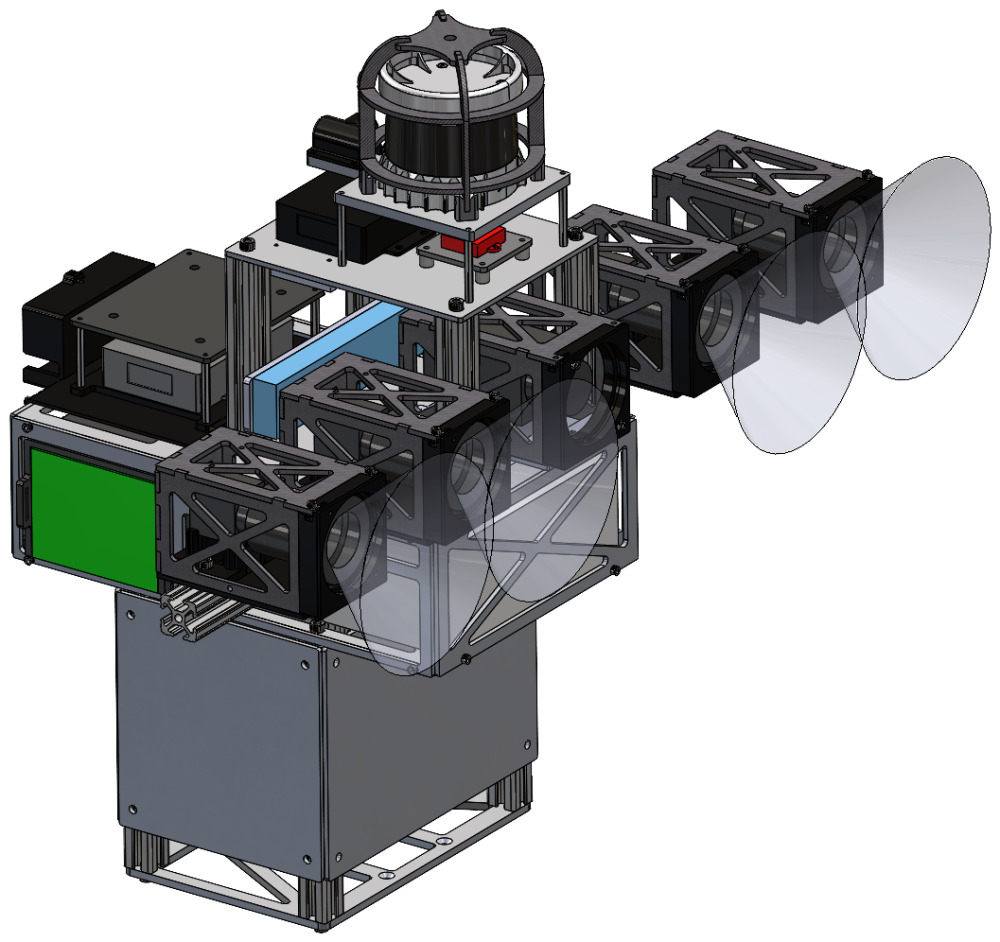
#> input picture assets/hw_cad.png, 1000 x 942 px; its folder holds only this picture in this run
$ python -i perception_utils.py   (imports and definitions only)   (older library calls are emulated)
#> lines starting #> are read from the running program, lines starting #| are printed output that depends on the picture
#> further down, picture is the input picture: shape (942, 1000, 3); mean B, G, R 175.4, 175, 172.9
"""
Utilities for the semantic-segmentation GT pipeline: calibration loading (left
undistort+rectify maps), LiDAR→left-image frame indexing, CLAHE, bag discovery,
the resume check, and H5 dataset creation.
"""
import os

import numpy as np
import cv2
import h5py
import hdf5plugin

# Cityscapes 19 classes
CS_CLASSES = [
    "road", "sidewalk", "building", "wall", "fence", "pole",
    "traffic light", "traffic sign", "vegetation", "terrain",
    "sky", "person", "rider", "car", "truck", "bus",
    "train", "motorcycle", "bicycle",
]


# [7 lines left out: function nearest_idx, not called in this run]


def apply_clahe(img_bgr, clip=2.0, grid=8):
    """CLAHE contrast normalization"""
#> called with clip = 2, grid = 8
    lab = cv2.cvtColor(img_bgr, cv2.COLOR_BGR2LAB)
#> lab: shape (942, 1000, 3); mean of channels 0, 1, 2 177.1, 127.6, 127.5
    l, a, b = cv2.split(lab)
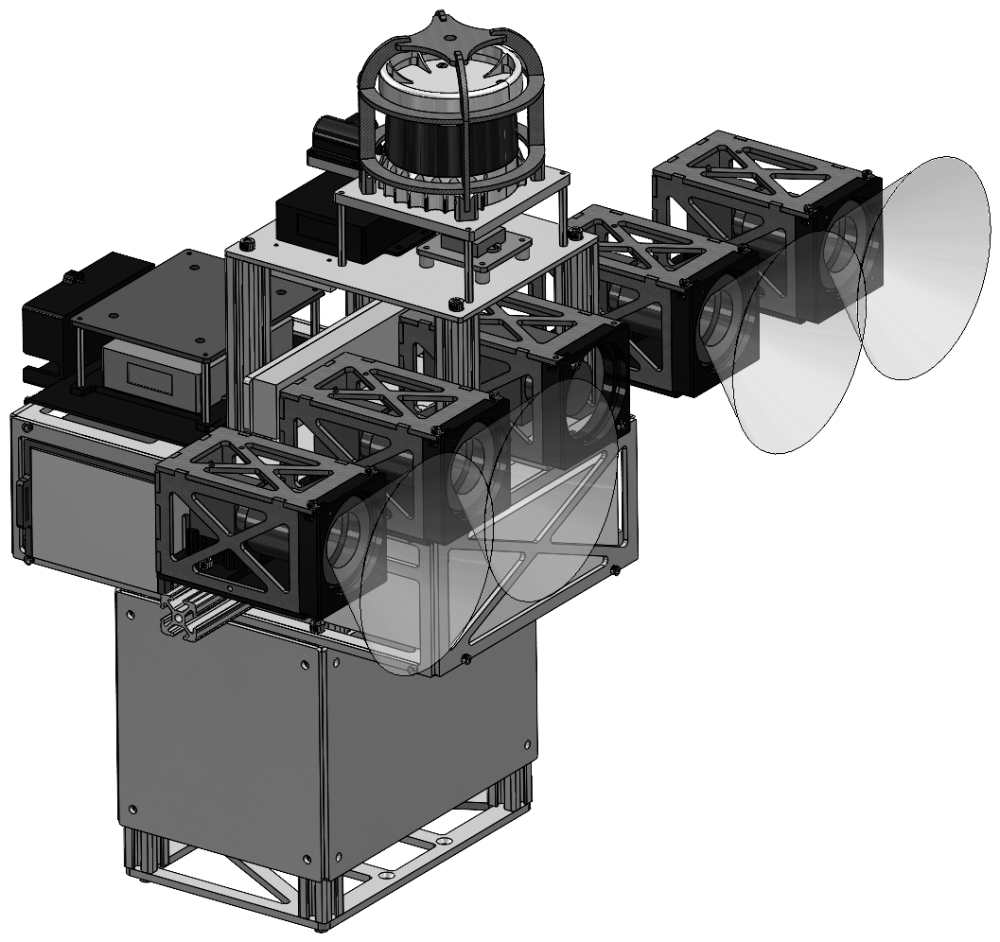
#> l: shape (942, 1000); min 0, max 255, mean 177.1
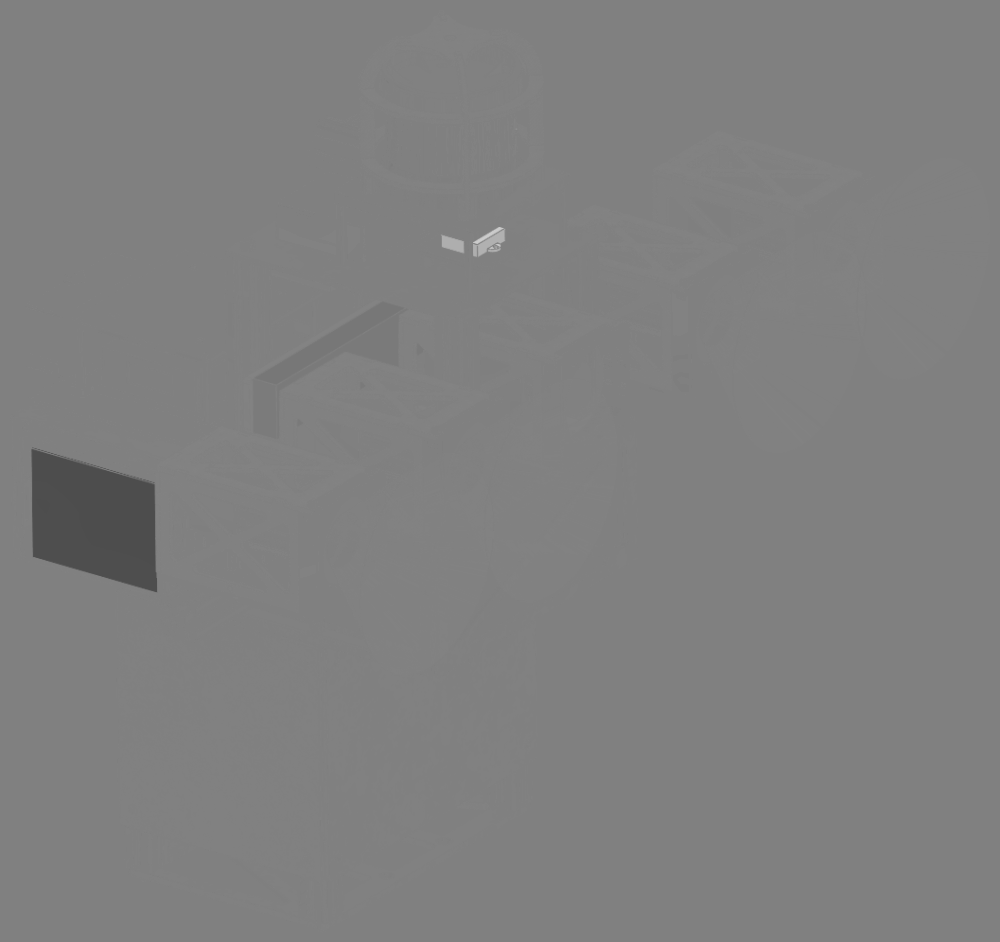
#> a: shape (942, 1000); min 77, max 203, mean 127.6
    clahe = cv2.createCLAHE(clipLimit=clip, tileGridSize=(grid, grid))
    l = clahe.apply(l)
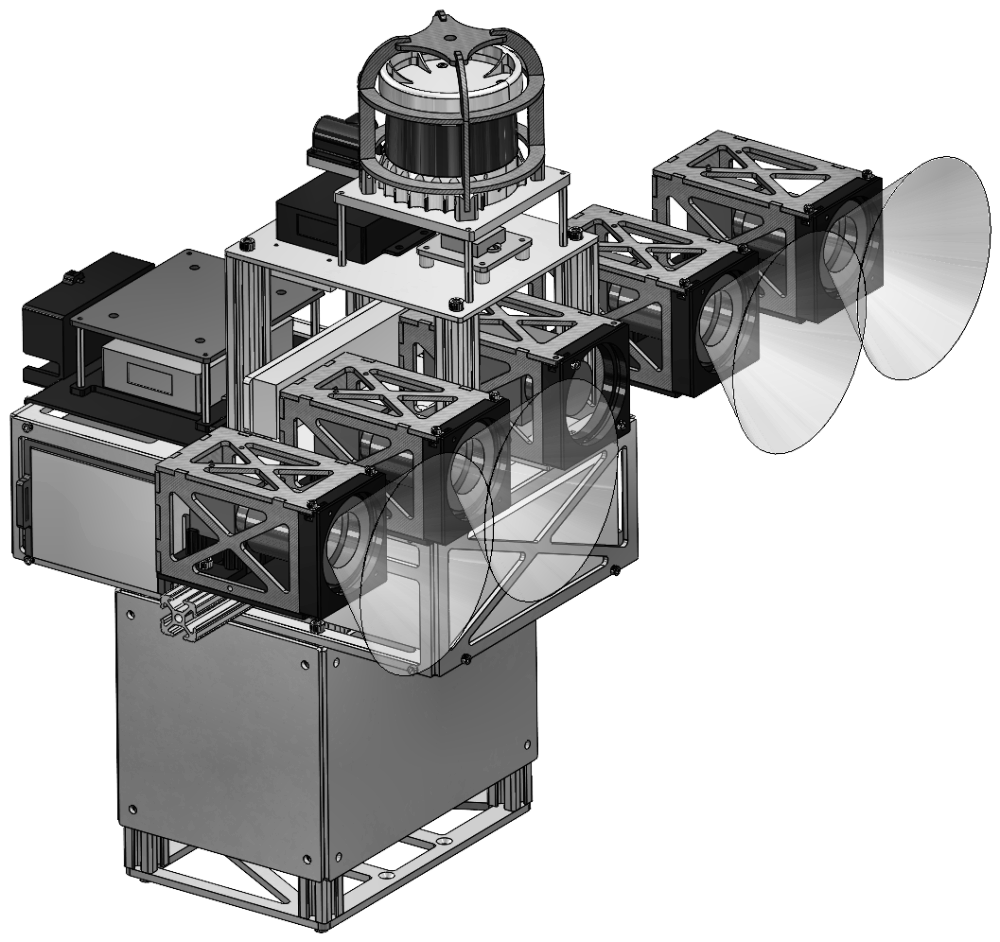
#> l: shape (942, 1000); min 0, max 255, mean 187
    return cv2.cvtColor(cv2.merge([l, a, b]), cv2.COLOR_LAB2BGR)
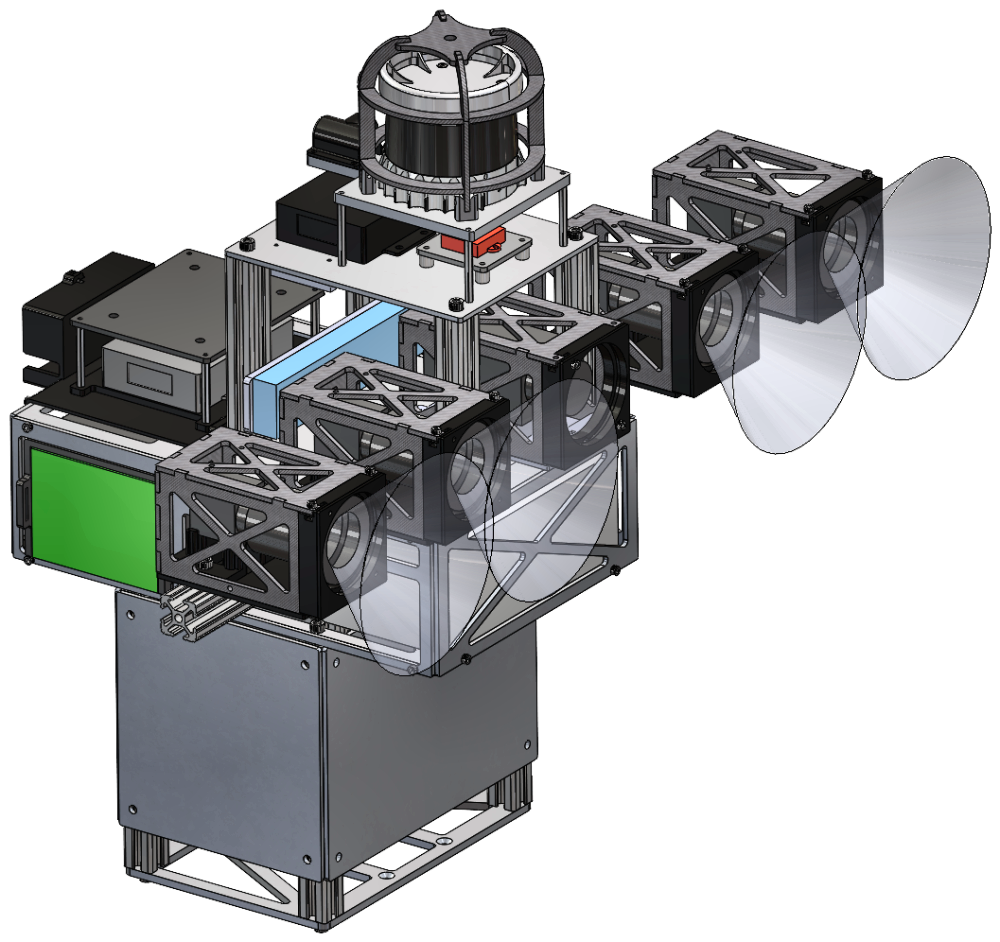
#> returned value: shape (942, 1000, 3); mean B, G, R 185, 184.6, 182.6


# [91 lines left out: functions load_calibration, compute_frame_indices, parse_bag_hour, is_daytime, get_daytime_bags, is_bag_complete, not called in this run]

>>> import cv2
>>> picture = cv2.imread('../../assets/hw_cad.png')
>>> result = apply_clahe(picture)
